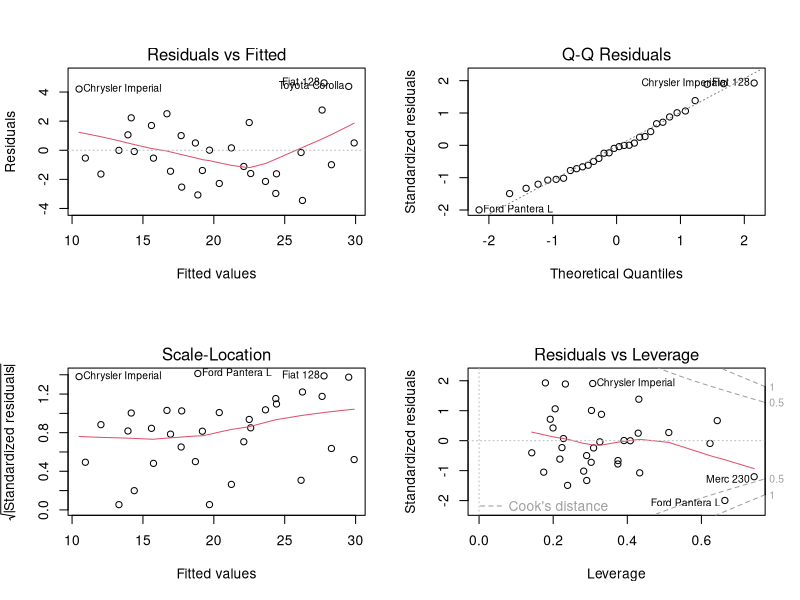
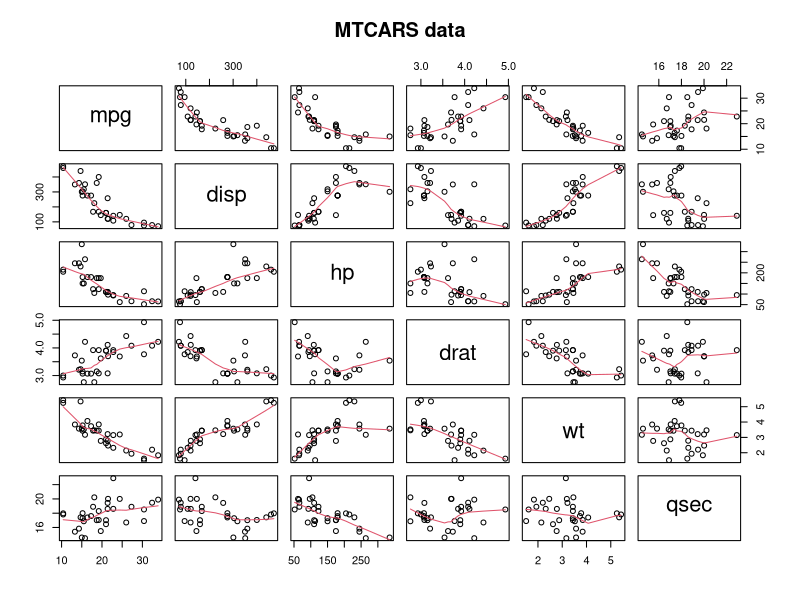
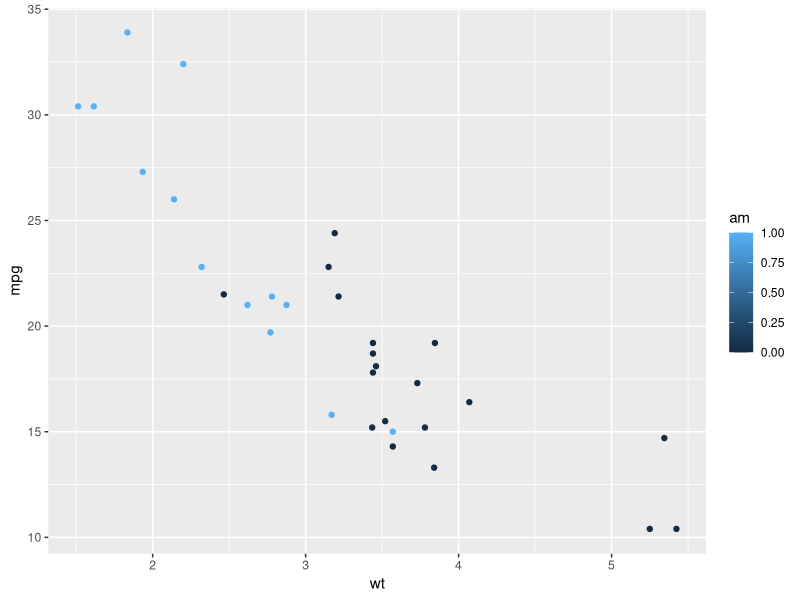
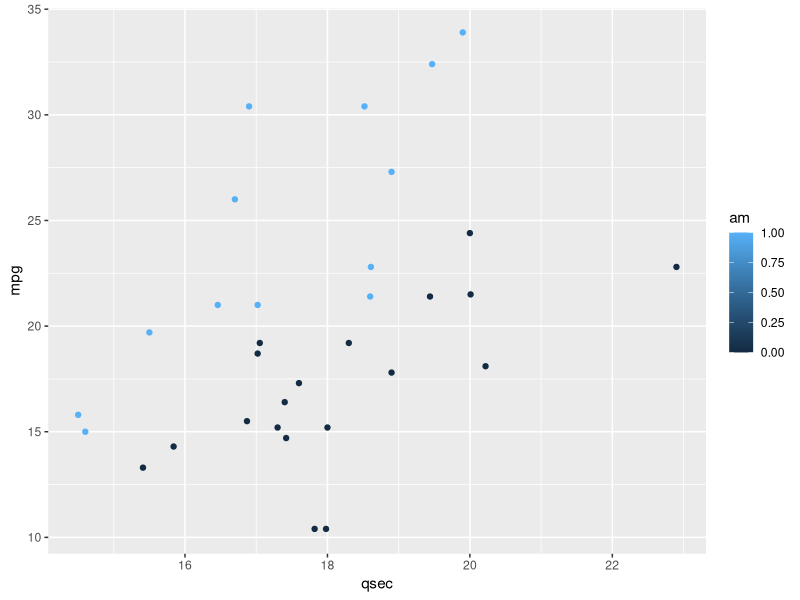

Write the R code that produced these figures, in order.
## ---- chunk 1
library(datasets)
library(ggplot2)
data(mtcars)

dimen<-dim(mtcars)
#Seeing a summary of the dataset
head(mtcars,7)
## ---- chunk 2
fit0<-lm(mpg~., data=mtcars)
result0<-summary(fit0)$fstatistic
p <- pf(result0[1],result0[2],result0[3],lower.tail=F)
pValue<-summary(fit0)$coeff
pValue<-pValue[order(pValue[,4]),]
pValue
par(mfrow=c(2,2))
plot(fit0)
## ---- chunk 3
pairs(mtcars[c(1,3:7)], panel = panel.smooth, main = "MTCARS data")
## ---- chunk 4
pValue<-pValue[-2,]
fit1<-lm(mpg~factor(am), data=mtcars)
fit2<-update(fit1,mpg~factor(am)+wt)
fit3<-update(fit2,mpg~factor(am)+wt+qsec)
fit4<-update(fit3,mpg~factor(am)+wt+qsec+hp+I(hp^2))
fit5<-update(fit4,mpg~factor(am)+wt+qsec+hp+I(hp^2)+disp+I(disp^2))
fit6<-update(fit5,mpg~factor(am)+wt+qsec+hp+I(hp^2)+disp+I(disp^2)+drat)
fit7<-update(fit6,mpg~factor(am)+wt+qsec+hp+I(hp^2)+disp+I(disp^2)+drat+factor(gear))
result1<-anova(fit1,fit2,fit3,fit4,fit5,fit6,fit7)
result1
## ---- chunk 5
fit8<-lm(mpg~factor(am)+wt+qsec, data=mtcars)
fit9<-update(fit8,mpg~factor(am)+wt+qsec+factor(carb))
fit10<-update(fit9,mpg~factor(am)+wt+qsec+factor(carb)+vs)
fit11<-update(fit10,mpg~factor(am)+wt+qsec+factor(carb)+vs+factor(cyl))
result2<-anova(fit8,fit9,fit10,fit11)
result2
## ---- chunk 6
fit12<-lm(mpg~factor(am)+wt+qsec, data=mtcars)
coeff<-summary(fit12)$coeff
coeff
## ---- chunk 7
qplot(wt,mpg,data=mtcars,col=am)
qplot(qsec,mpg,data=mtcars,col=am)
